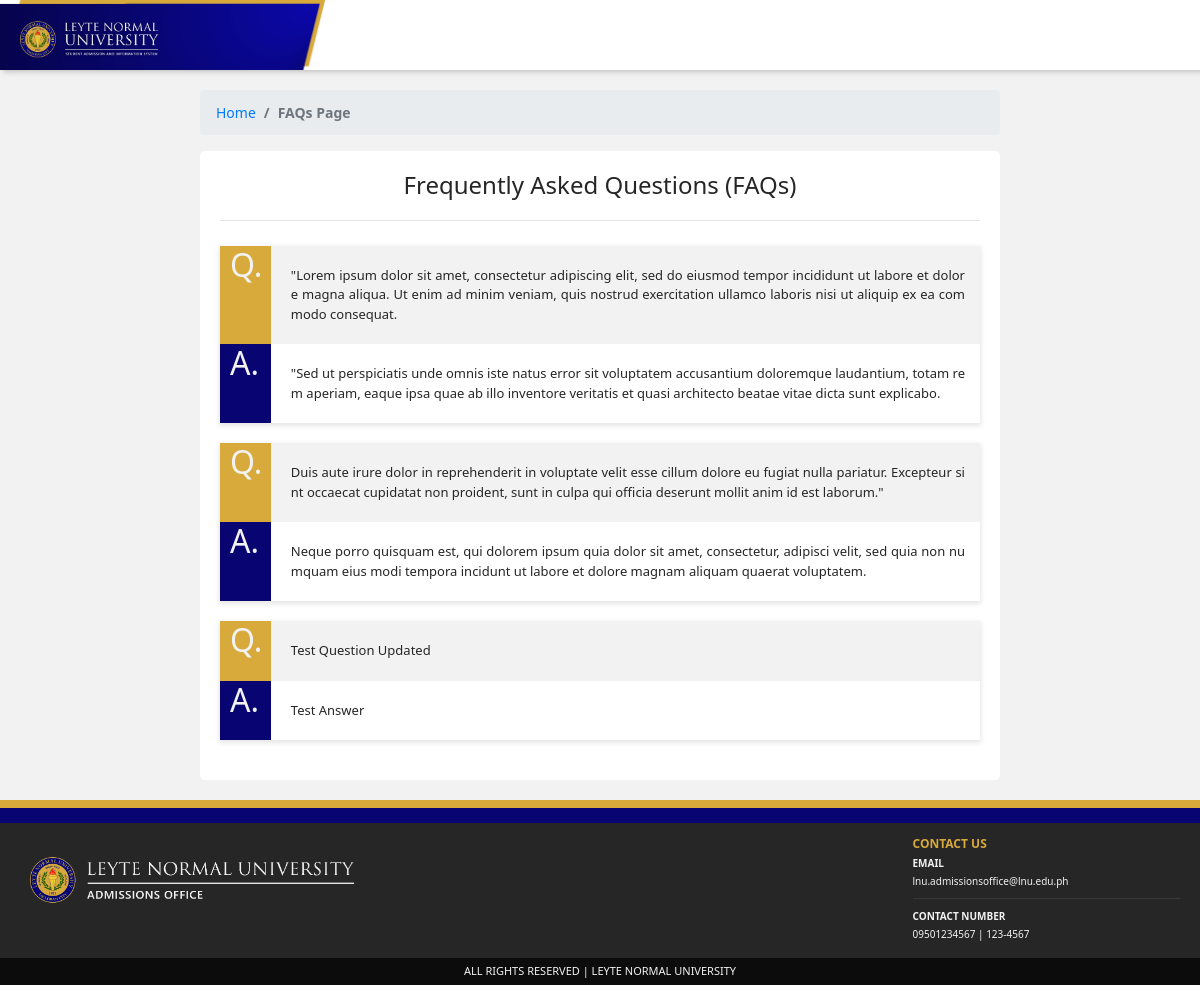
The page /pages/faqs.php on the database as committed earlier.
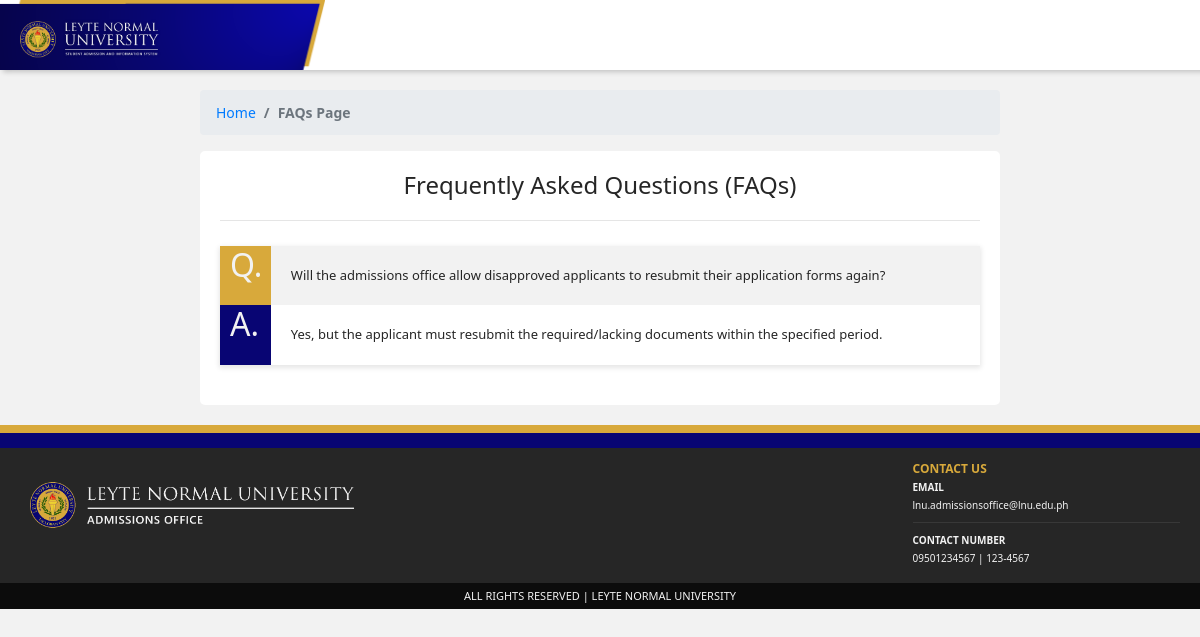
The same page on the database as committed later.
### tables this page shows
CREATE TABLE `tbl_faqs` (
  `id` int(11) NOT NULL,
  `question` text NOT NULL,
  `answer` text NOT NULL
);

### pages/faqs.php (the view, shortened to what this page needs)
<?php
	require 'backend/config/db_pdo.php';
	require 'backend/config/db_mysqli.php';
?>
<!DOCTYPE html>
<html>
<head>
		<link rel="stylesheet" type="text/css" href="assets/libs/bootstrap/css/bootstrap.min.css">
		<link rel="stylesheet" type="text/css" href="assets/libs/font-awesome/css/all.css">
		<link rel="stylesheet" type="text/css" href="assets/css/style.css">
</head>
<body>
	<nav class="navbar navbar-expand-sm student-navbar-main">
		<div class="student-navbar-logo-container">
			<a class="navbar-brand" href="index.php">
				<img src="assets/images/navbar_logo_main.png" class="logo">
			</a>
		</div>
	</nav>
	<div class="container-fluid" style="height: 100%;">
		<div class="row">
			<div class="col-md-2"></div>
			<div class="col-md-8 home" style="margin-bottom: 20px;">
				<div class="row">
					<div class="page-navigation">
						<ol class="breadcrumb">
	          				<li class="breadcrumb-item"><a href="index.php">Home</a></li>
	          				<li class="breadcrumb-item active">FAQs Page</li>
	        			</ol>
					</div>
				</div>
				<div class="row">
					<div class="home-container">
						<div class="faq-header" align="center">
							<h4 style="color: #262626;">Frequently Asked Questions (FAQs)</h4>
							<hr class="default-divider ml-auto">
						</div>
						<?php
							$queryFAQs = "SELECT * from tbl_faqs";
							$fetchFAQs = mysqli_query($connection, $queryFAQs);
							if($fetchFAQs){
								$numFAQs = mysqli_num_rows($fetchFAQs);
							}
							if($numFAQs > 0){
								$sqlFaq = $conn->prepare("SELECT * FROM tbl_faqs");
								$sqlFaq->execute();
								while($fetchFaq = $sqlFaq->fetch()){
							?>
								<div class="faq-card">
									<div class="faq-card-question">
										<div class="row">
											<div class="col-md-1 faq-card-question-header">
												<h2>Q.</h2>
											</div>
											<div class="col-md-11 faq-card-content">
												<p style="white-space: normal; word-break: break-all; margin: 10px 20px 10px 10px; font-size: 13px;"><?php echo $fetchFaq['question']?></p>
											</div>
										</div>
									</div>
									<div class="faq-card-answer">
										<div class="row">
											<div class="col-md-1 faq-card-answer-header">
												<h2>A.</h2>
											</div>
											<div class="col-md-11 faq-card-content">
												<p style="white-space: normal; word-break: break-all; margin: 10px 20px 10px 10px; font-size: 13px;"><?php echo $fetchFaq['answer']?></p>
											</div>
										</div>
									</div>
								</div>
							<?php
								}
							}else{
								echo "<p style='text-align: center'><i>FAQs not yet set, please contact the Admissions Office!</i></p>";
							}
						?>
					</div>
				</div>
			</div>
			<div class="col-md-2"></div>
		</div>
	</div>
	<div class="footer-container-main">
		<div class="student-footer-first"></div>
		<div class="student-footer-second"></div>
		<div class="student-footer-main">
			<div class="row">
				<div class="col-md-9">
					<div class="footer-logo-container">
						<img src="assets/images/footer_logo.png" class="footer-logo">
					</div>
				</div>
				<div class="col-md-3">
					<div class="footer-contact-container">
						<p class="footer-contact-header">CONTACT US</p>
						<p class="footer-contact-subheader">EMAIL</p>
						<p class="footer-contact-text">lnu.admissionsoffice@lnu.edu.ph</p>
						<hr class="footer-divider">
						<p class="footer-contact-subheader">CONTACT NUMBER</p>
						<p class="footer-contact-text">09501234567 | 123-4567</p>
					</div>
				</div>
			</div>
		</div>
		<div class="footer-subfooter">
			<p class="subfooter-text">ALL RIGHTS RESERVED | LEYTE NORMAL UNIVERSITY</p>
		</div>
	</div>
</body>
</html>

Rows that differ between the two databases and show on the page:
removed tbl_faqs: question "\"Lorem ipsum dolor sit amet, consectetur adipiscing elit, sed do eiusmod tempor incididunt ut labore et dolore magna aliqua. Ut enim ad minim veniam, quis nostrud exercitation ullamco laboris nisi ut aliquip ex ea commodo consequat.", answer "\"Sed ut perspiciatis unde omnis iste natus error sit voluptatem accusantium doloremque laudantium, totam rem aperiam, eaque ipsa quae ab illo inventore veritatis et quasi architecto beatae vitae dicta sunt explicabo."
removed tbl_faqs: question "Duis aute irure dolor in reprehenderit in voluptate velit esse cillum dolore eu fugiat nulla pariatur. Excepteur sint occaecat cupidatat non proident, sunt in culpa qui officia deserunt mollit anim id est laborum.\"", answer "Neque porro quisquam est, qui dolorem ipsum quia dolor sit amet, consectetur, adipisci velit, sed quia non numquam eius modi tempora incidunt ut labore et dolore magnam aliquam quaerat voluptatem."
removed tbl_faqs: question "Test Question Updated", answer "Test Answer"
added tbl_faqs: question "Will the admissions office allow disapproved applicants to resubmit their application forms again?", answer "Yes, but the applicant must resubmit the required/lacking documents within the specified period."
